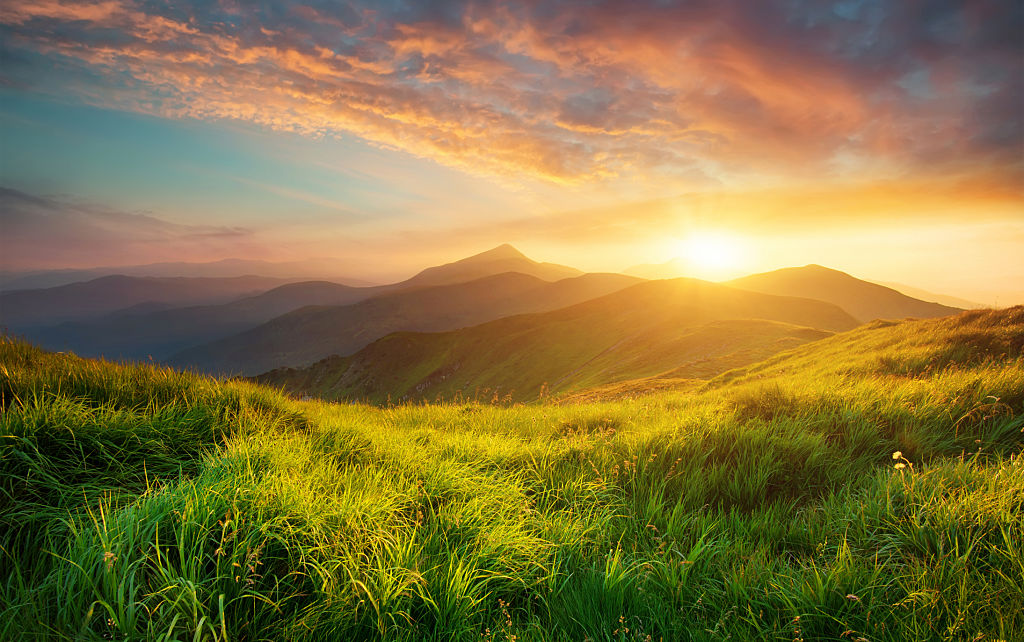
#> input picture DIP/image.jpg, 1024 x 642 px
$ python 8.py
#> lines starting #> are read from the running program, lines starting #| are printed output that depends on the picture
import cv2
import numpy as np
# Load a gray-scale image using OpenCV
im = cv2.imread('image.jpg',0)
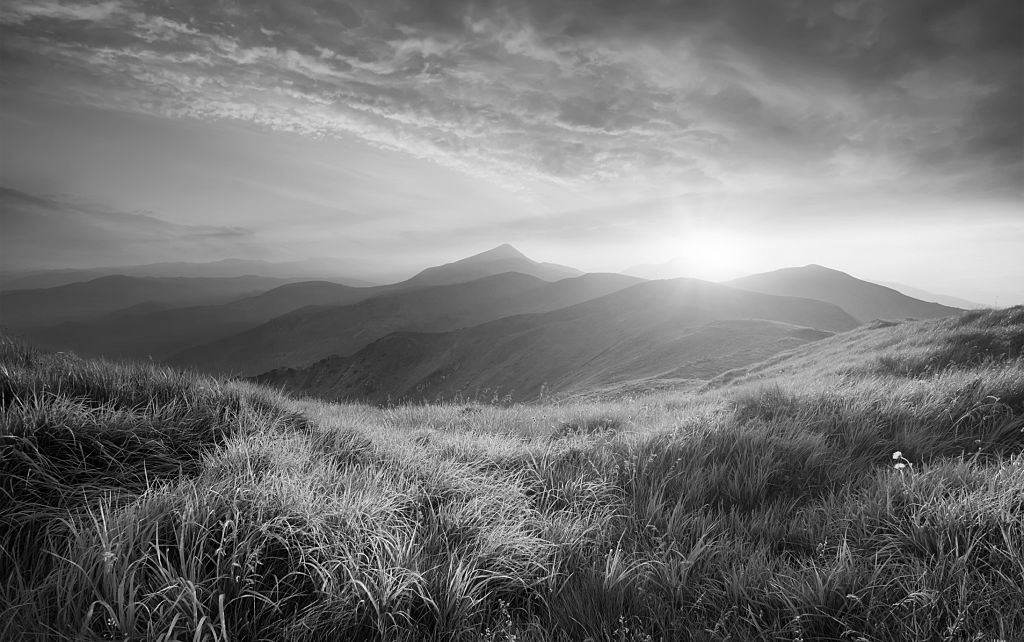
#> im: shape (642, 1024); min 0, max 255, mean 116.5
print(im.shape)
#| (642, 1024)
f=np.fft.fft2(im)
ft=np.fft.fftshift(f)
w, h = im.shape
#> w = 642; h = 1024
cu, cv = w // 2, h // 2
#> cu = 321; cv = 512
sigma = 10

x, y = np.indices((w,h))
gaussian = np.exp(-((x - cu)**2 + (y - cv)**2) / (2 * sigma**2))
high_pass_filter = 1 - gaussian
filtered_f_ishift = ft * high_pass_filter
img_back = np.fft.ifft2(filtered_f_ishift)
img_back = np.abs(img_back)
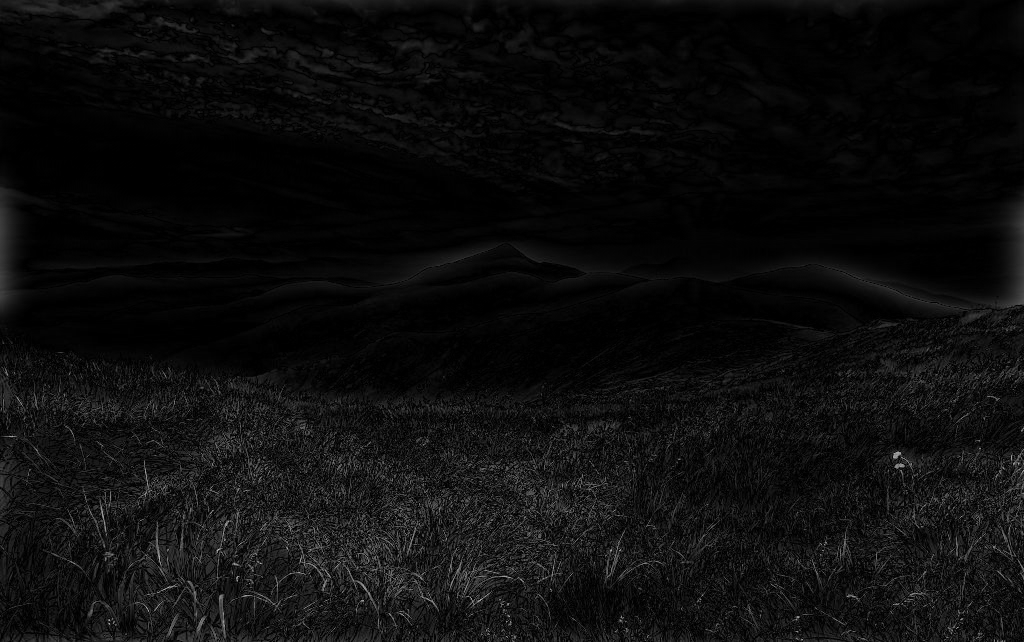
#> img_back: shape (642, 1024) float64; min 1.78e-06, max 190.2, mean 13.6
#> (the run stopped early here; a loop or call above may not have finished)
